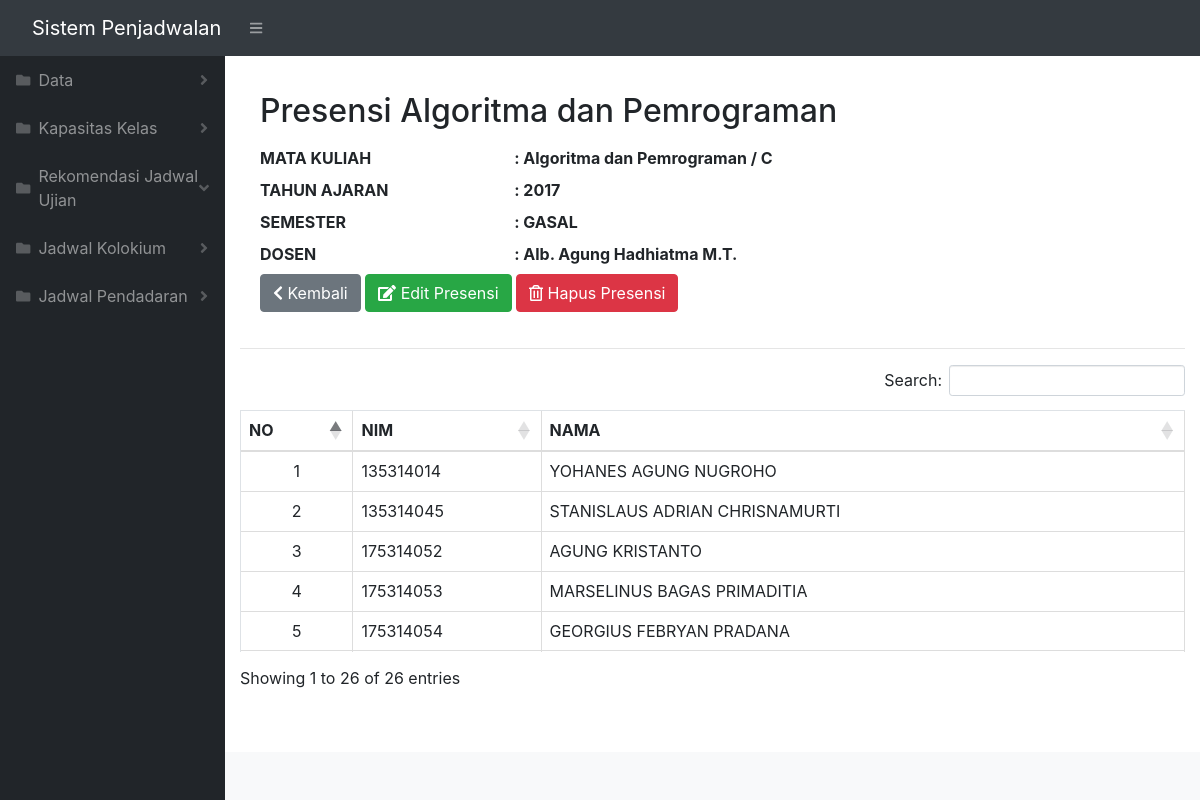
/presensi/isi/3, run on the app's committed database.
### tables this page shows
CREATE TABLE `makul` (
  `idMakul` int(11) NOT NULL,
  `kodeMakul` varchar(255) NOT NULL,
  `tipeMakul` varchar(255) NOT NULL,
  `nama` varchar(255) NOT NULL,
  `tahun` varchar(255) NOT NULL,
  `semester` varchar(255) NOT NULL,
  `kelas` varchar(255) NOT NULL,
  `kapasitas` varchar(255) NOT NULL,
  `idSemester` int(11) NOT NULL
);

CREATE TABLE `presensi` (
  `idPresensi` int(11) NOT NULL,
  `nim` int(11) NOT NULL,
  `nama` varchar(225) NOT NULL,
  `idMakul` int(11) NOT NULL,
  `idDosen` int(11) NOT NULL,
  `idRuangan` int(11) NOT NULL
);

### application/controllers/Presensi.php (called while the page is built, shortened)
<?php
class presensi extends CI_Controller {
    public function __construct() {
        $this->load->library('form_validation');
        $this->load->library('pagination');
        $this->load->model('list_model');
        $this->load->model('PresensiModel');
        $this->load->library('excel');
    }
    public function isi($id) {
        $data['makul'] = $this->PresensiModel->cariMakul($id);
        $data['mahasiswa'] = $this->PresensiModel->mahasiswaPresensi($id);
        $data['title'] = 'Presensi';
        $this->load->view('templates/header', $data);
        $this->load->view('templates/sidebar', $data);
        $this->load->view('presensi/isi', $data);
        $this->load->view('templates/topbar', $data);
        $this->load->view('templates/footer', $data);
    }
}

### index.php (called while the page is built, shortened)
<?php
require_once BASEPATH.'core/CodeIgniter.php';

### application/models/PresensiModel.php (called while the page is built, shortened)
<?php
class PresensiModel extends CI_Model {
    public function mahasiswaPresensi($id)
    {
        $this->db->distinct();
        $this->db->select('*');
        $this->db->from('presensi');
        $this->db->where('idMakul',$id);
        $data = $this->db->get();
        return $data;
    }
    public function cariMakul($id)
    {
        $this->db->from('makul');
        $this->db->where('idMakul',$id);
        $data = $this->db->get();
        return $data->row();
    }
    public function cariDosen($id)
    {
        $this->db->order_by('makul.idMakul', 'ASC');
        $this->db->distinct();
        $this->db->select('dosen.nama as dosen');
        $this->db->from('makul');
        $this->db->join('presensi','presensi.idMakul = makul.idMakul');
        $this->db->join('ruangan','ruangan.idRuangan = presensi.idRuangan');
        $this->db->join('dosen','dosen.idDosen = presensi.idDosen' );
        $this->db->where(' makul.idMakul',$id);
        $data = $this->db->get()->row();
        return $data;
    }
}

### application/views/presensi/isi.php (the view, shortened to what this page needs)
<div id="layoutSidenav_content">
    <main>
        <div class="container-fluid">
            <div class="row">
                <div class="col-8 mr-auto">
                    <div class="card-body">
                        <h2 class="mt-3 mb-3"><?= $title." ".$makul->nama ?></h2>
                        <div class="row ">
                            <div class="col-5">
                                <label for="title">MATA KULIAH </label>
                            </div>
                            <div class="col">
                                <label for="title">: <?= $makul->nama.' / '.$makul->kelas ?> </label>
                            </div>
                        </div>
                        <div class="row">
                            <div class="col-5">
                                <label for="title">TAHUN AJARAN </label>
                            </div>
                            <div class="col">
                                <label for="title">: <?= $makul->tahun ?>
                                </label>
                            </div>
                        </div>
                        <div class="row">
                            <div class="col-5">
                                <label for="title">SEMESTER </label>
                            </div>
                            <div class="col">
                                <label for="title">: <?= $makul->semester ?>
                                </label>
                            </div>
                        </div>
                        <div class="row">
                            <div class="col-5">
                                <label for="title">DOSEN </label>
                            </div>
                            <div class="col">
                                <label for="title">: <?= $this->PresensiModel->cariDosen($makul->idMakul)->dosen?>
                                </label>
                            </div>
                        </div>
                        <div class="row">
                            <div class="col-auto">
                                <a type="button" class="btn btn-secondary" href="<?= base_url('presensi'); ?>">
                                    <i class="fas fa-chevron-left"></i> Kembali</a>
                                <a type="button" class="btn btn-success"
                                    href="<?= base_url('presensi/editPresensi/').$makul->idMakul; ?>">
                                    <i class="fas fa-edit"></i> Edit Presensi</a>
                                <a type="button" class="btn btn-danger"
                                    href="<?= base_url('presensi/deletePresensi/'.$makul->idMakul); ?>"
                                    onclick="return confirm('Are you sure you want to delete <?= $makul->nama; ?>?');">
                                    <i class="far fa-trash-alt"></i> Hapus Presensi</a>
                            </div>
                        </div>
                    </div>
                </div>
            </div>
            <hr>
            <div class="table-responsive mt-1">
                <table class="table table-bordered" id="tabelku" width="100%">
                    <thead>
                        <tr class="text-center">
                            <th>NO</th>
                            <th>NIM</th>
                            <th>NAMA</th>
                        </tr>
                    </thead>
                    <tbody>
                        <?php $i = 1; ?>
                        <?php foreach ($mahasiswa->result_array() as $row) : ?>
                        <tr>
                            <td class="text-center"><?= $i ?></td>
                            <td><?php echo $row['nim']; ?></td>
                            <td><?php echo $row['nama']; ?></td>
                        </tr>
                        <?php $i++; ?>
                        <?php endforeach; ?>
                    </tbody>
                </table>
            </div>
        </div>
    </main>

### assets/dateindo/css/ilmudetil.css (style rules this page uses)
a { color: #FFC107;text-decoration: none; }

### data on the page
makul: nama "Algoritma dan Pemrograman", kelas "C", tahun "2017", semester "GASAL"
presensi: nim "135314014", nama "YOHANES AGUNG NUGROHO"
presensi: nim "135314045", nama "STANISLAUS ADRIAN CHRISNAMURTI"
presensi: nim "175314052", nama "AGUNG KRISTANTO"
presensi: nim "175314053", nama "MARSELINUS BAGAS PRIMADITIA"
presensi: nim "175314054", nama "GEORGIUS FEBRYAN PRADANA"

### other printed values
$title "Presensi"
$this->PresensiModel->cariDosen($makul->idMakul)->dosen "Alb. Agung Hadhiatma M.T."
